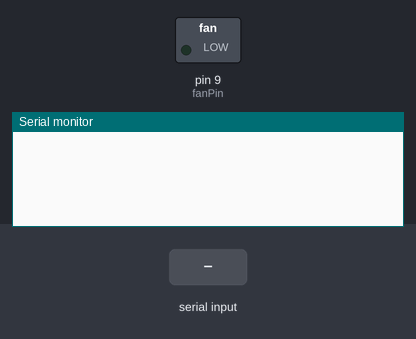
Simulated run of this sketch. Board: Arduino Uno, built with avr-gcc and run on an emulated ATmega328P. On the bench: switched loads named in the sketch (green lamp = pin HIGH), the last lines printed to the serial monitor. The test bench sets the inputs (shaded band).

Above: at 1.2 s.
1.3 s: "90,45,200\n" received over Serial
At 2.8 s:
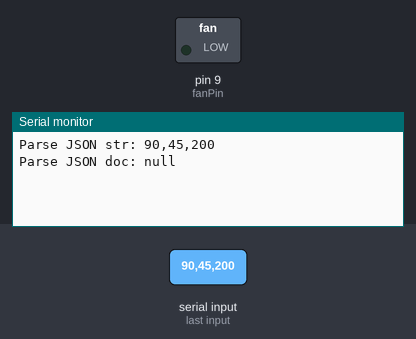
3.8 s: "30,150,10\n" received over Serial
At 5.9 s:
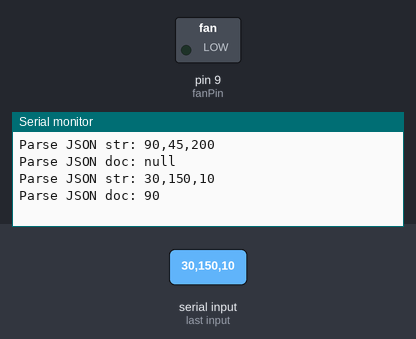
6.3 s: "90,45\n" received over Serial
At 8.7 s:
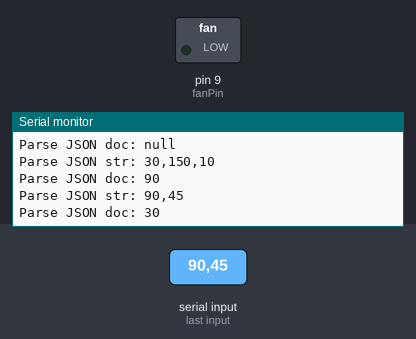

Measured:
- after the input at 1.3 s, the serial monitor: prints a new line after 1.0 s (image 1)
- after the input at 3.8 s, the serial monitor: prints a new line after 1.0 s (image 2)
- after the input at 6.3 s, the serial monitor: prints a new line after 1.0 s (image 3)

The sketch:

sketch_nov13a.ino
```cpp
#include <ArduinoJson.h>
#include <TimeLib.h>

const int fanPin = 9;
bool fanState = false;
unsigned long lastFanToggleTime = 0;
StaticJsonDocument<200> jsonDoc;

void setup() {
  Serial.begin(9600);
  pinMode(fanPin, OUTPUT);
}

///
/// Toggles the state of the fan based on the provided external boolean value
/// and updates the last fan toggle time.
///
void toggleFanState(bool externalBool) {
    fanState = externalBool;
    lastFanToggleTime = millis();
}

///
/// Checks if the current time falls within the specified fan schedule.
///
bool isFanScheduledTime() {
    int currentHour = hour();
    int currentMinute = minute();
    int currentSecond = second();

    String startTime = jsonDoc["ventilatorControl"]["fanSchedule"]["startTime"].as<String>();
    int startHour = startTime.substring(0, 2).toInt();
    int startMinute = startTime.substring(3, 5).toInt();
    int startSecond = startTime.substring(6).toInt();

    String endTime = jsonDoc["ventilatorControl"]["fanSchedule"]["endTime"].as<String>();
    int endHour = endTime.substring(0, 2).toInt();
    int endMinute = endTime.substring(3, 5).toInt();
    int endSecond = endTime.substring(6).toInt();

    return (currentHour == startHour && currentMinute == startMinute && currentSecond == startSecond) ||
           (currentHour == endHour && currentMinute == endMinute && currentSecond == endSecond);
}
///
/// Checks if the fan timer has expired based on the configured duration.
///
bool isFanTimerExpired() {
    bool timerEnabled = jsonDoc["ventilatorControl"]["fanTimer"]["enabled"];
    int durationSeconds = jsonDoc["ventilatorControl"]["fanTimer"]["durationSeconds"];

    return timerEnabled && (millis() - lastFanToggleTime >= durationSeconds * 1000);
}
///
/// Processes a JSON string, updating the fan state based on schedule and timer configurations.
///
void processJsonString(const String& jsonStr) {
    deserializeJson(jsonDoc, jsonStr);

    // Check fan schedule and timer
    if (isFanScheduledTime() || isFanTimerExpired()) {
        toggleFanState(!fanState);
    }

    fanState = jsonDoc["ventilatorControl"]["fanState"];
    int fanPower = jsonDoc["ventilatorControl"]["fanPower"];

    // Applying fan state and power
    if (fanState) {
      analogWrite(fanPin, fanPower);
    } else {
      analogWrite(fanPin, 0);
    }
}

void loop() {
  if (Serial.available() > 0) {
    String jsonStr = Serial.readString();

    Serial.print("Parse JSON str: ");
    Serial.println(jsonStr);
    Serial.print("Parse JSON doc: ");
    Serial.println(jsonDoc.as<String>());

    // Process JSON string
    processJsonString(jsonStr);
  }
}
```
